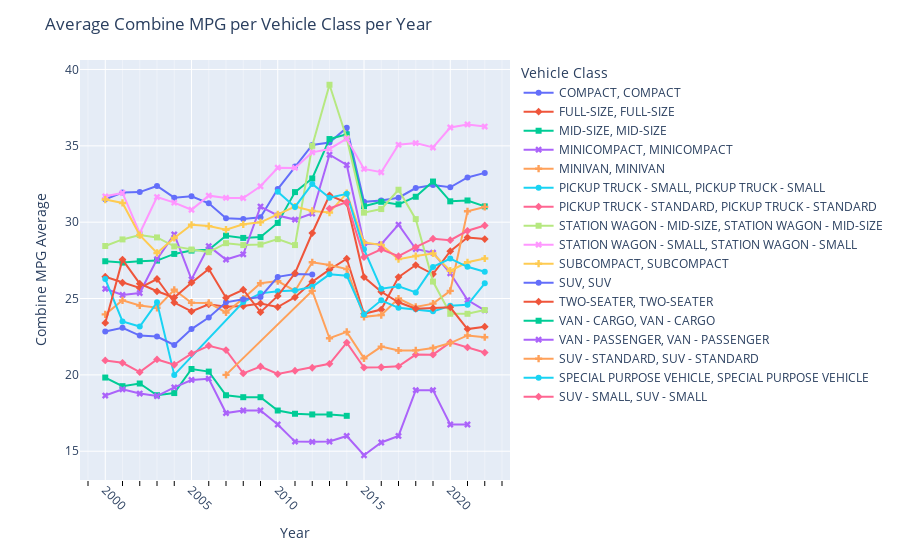

This figure's notebook cell:
### Code cell
Year = [x[0] for x in data_to_display.index]
CombineMPG = data_to_display['COMB (mpg)']['mean'].values.tolist()
VehicleClass = [x[1] for x in data_to_display.index]


fig = px.line(x=Year,
              y=CombineMPG, 
              symbol=VehicleClass,
              color=VehicleClass,
              markers=True
              )

fig.update_layout(title='Average Combine MPG per Vehicle Class per Year',
                  xaxis_title='Year',
                  yaxis_title='Combine MPG Average',
                  legend_title='Vehicle Class'
                  )
#fig.update_xaxes(tickvals=Year, tickangle=45)
fig.update_xaxes(tickangle=45,minor=dict(ticklen=5, tickcolor="black", showgrid=True))
                 
fig.show()

### Figure 1 — Plotly figure (JSON) as saved in the notebook; plotly's stock layout.template omitted (floating-point values rounded to 4 significant figures)
{"data": [{"hovertemplate": "color=COMPACT<br>symbol=COMPACT<br>x=%{x}<br>y=%{y}<extra></extra>", "legendgroup": "COMPACT, COMPACT", "line": {"color": "#636efa", "dash": "solid"}, "marker": {"symbol": "circle"}, "mode": "markers+lines", "name": "COMPACT, COMPACT", "orientation": "v", "showlegend": true, "type": "scatter", "x": [2000, 2001, 2002, 2003, 2004, 2005, 2006, 2007, 2008, 2009, 2010, 2011, 2012, 2013, 2014, 2015, 2016, 2017, 2018, 2019, 2020, 2021, 2022], "xaxis": "x", "y": [31.5, 31.94, 31.97, 32.37, 31.6, 31.7, 31.23, 30.25, 30.2, 30.33, 32.17, 33.65, 35.06, 35.21, 36.19, 31.33, 31.41, 31.6, 32.24, 32.43, 32.29, 32.93, 33.23], "yaxis": "y"}, {"hovertemplate": "color=FULL-SIZE<br>symbol=FULL-SIZE<br>x=%{x}<br>y=%{y}<extra></extra>", "legendgroup": "FULL-SIZE, FULL-SIZE", "line": {"color": "#EF553B", "dash": "solid"}, "marker": {"symbol": "diamond"}, "mode": "markers+lines", "name": "FULL-SIZE, FULL-SIZE", "orientation": "v", "showlegend": true, "type": "scatter", "x": [2000, 2001, 2002, 2003, 2004, 2005, 2006, 2007, 2008, 2009, 2010, 2011, 2012, 2013, 2014, 2015, 2016, 2017, 2018, 2019, 2020, 2021, 2022], "xaxis": "x", "y": [26.43, 26.03, 25.69, 26.28, 24.74, 24.16, 24.62, 24.46, 24.51, 24.68, 24.44, 25.08, 26.1, 26.89, 27.61, 24, 24.28, 26.4, 27.19, 26.6, 28.1, 29, 28.89], "yaxis": "y"}, {"hovertemplate": "color=MID-SIZE<br>symbol=MID-SIZE<br>x=%{x}<br>y=%{y}<extra></extra>", "legendgroup": "MID-SIZE, MID-SIZE", "line": {"color": "#00cc96", "dash": "solid"}, "marker": {"symbol": "square"}, "mode": "markers+lines", "name": "MID-SIZE, MID-SIZE", "orientation": "v", "showlegend": true, "type": "scatter", "x": [2000, 2001, 2002, 2003, 2004, 2005, 2006, 2007, 2008, 2009, 2010, 2011, 2012, 2013, 2014, 2015, 2016, 2017, 2018, 2019, 2020, 2021, 2022], "xaxis": "x", "y": [27.44, 27.35, 27.44, 27.48, 27.92, 28.14, 28.19, 29.12, 28.97, 29.02, 29.95, 31.97, 32.86, 35.44, 35.75, 31.04, 31.34, 31.17, 31.66, 32.66, 31.37, 31.42, 31.03], "yaxis": "y"}, {"hovertemplate": "color=MINICOMPACT<br>symbol=MINICOMPACT<br>x=%{x}<br>y=%{y}<extra></extra>", "legendgroup": "MINICOMPACT, MINICOMPACT", "line": {"color": "#ab63fa", "dash": "solid"}, "marker": {"symbol": "x"}, "mode": "markers+lines", "name": "MINICOMPACT, MINICOMPACT", "orientation": "v", "showlegend": true, "type": "scatter", "x": [2000, 2001, 2002, 2003, 2004, 2005, 2006, 2007, 2008, 2009, 2010, 2011, 2012, 2013, 2014, 2015, 2016, 2017, 2018, 2019, 2020, 2021, 2022], "xaxis": "x", "y": [25.64, 25.24, 25.36, 27.58, 29.2, 26.26, 28.43, 27.55, 27.9, 31.02, 30.44, 30.17, 30.57, 34.42, 33.74, 28.59, 28.56, 29.84, 28.25, 28, 26.65, 24.9, 24.22], "yaxis": "y"}, {"hovertemplate": "color=MINIVAN<br>symbol=MINIVAN<br>x=%{x}<br>y=%{y}<extra></extra>", "legendgroup": "MINIVAN, MINIVAN", "line": {"color": "#FFA15A", "dash": "solid"}, "marker": {"symbol": "cross"}, "mode": "markers+lines", "name": "MINIVAN, MINIVAN", "orientation": "v", "showlegend": true, "type": "scatter", "x": [2000, 2001, 2002, 2003, 2004, 2005, 2006, 2007, 2008, 2009, 2010, 2011, 2012, 2013, 2014, 2015, 2016, 2017, 2018, 2019, 2020, 2021, 2022], "xaxis": "x", "y": [23.96, 24.88, 24.55, 24.39, 25.57, 24.73, 24.71, 24.09, 25, 26, 26.14, 25.5, 27.38, 27.2, 26.93, 23.8, 23.92, 25, 24.45, 24.67, 25.5, 30.71, 31], "yaxis": "y"}, {"hovertemplate": "color=PICKUP TRUCK - SMALL<br>symbol=PICKUP TRUCK - SMALL<br>x=%{x}<br>y=%{y}<extra></extra>", "legendgroup": "PICKUP TRUCK - SMALL, PICKUP TRUCK - SMALL", "line": {"color": "#19d3f3", "dash": "solid"}, "marker": {"symbol": "circle"}, "mode": "markers+lines", "name": "PICKUP TRUCK - SMALL, PICKUP TRUCK - SMALL", "orientation": "v", "showlegend": true, "type": "scatter", "x": [2000, 2001, 2002, 2003, 2004, 2008, 2009, 2010, 2011, 2012, 2013, 2014, 2015, 2016, 2017, 2018, 2019, 2020, 2021, 2022], "xaxis": "x", "y": [26.27, 23.5, 23.17, 24.75, 20, 24.77, 25.34, 25.48, 25.53, 25.77, 26.58, 26.5, 23.95, 24.88, 24.39, 24.3, 24.16, 24.53, 24.59, 26], "yaxis": "y"}, {"hovertemplate": "color=PICKUP TRUCK - STANDARD<br>symbol=PICKUP TRUCK - STANDARD<br>x=%{x}<br>y=%{y}<extra></extra>", "legendgroup": "PICKUP TRUCK - STANDARD, PICKUP TRUCK - STANDARD", "line": {"color": "#FF6692", "dash": "solid"}, "marker": {"symbol": "diamond"}, "mode": "markers+lines", "name": "PICKUP TRUCK - STANDARD, PICKUP TRUCK - STANDARD", "orientation": "v", "showlegend": true, "type": "scatter", "x": [2000, 2001, 2002, 2003, 2004, 2005, 2006, 2007, 2008, 2009, 2010, 2011, 2012, 2013, 2014, 2015, 2016, 2017, 2018, 2019, 2020, 2021, 2022], "xaxis": "x", "y": [20.95, 20.79, 20.18, 21.01, 20.66, 21.39, 21.91, 21.62, 20.1, 20.55, 20.05, 20.27, 20.47, 20.73, 22.11, 20.48, 20.5, 20.56, 21.33, 21.32, 22.13, 21.8, 21.46], "yaxis": "y"}, {"hovertemplate": "color=STATION WAGON - MID-SIZE<br>symbol=STATION WAGON - MID-SIZE<br>x=%{x}<br>y=%{y}<extra></extra>", "legendgroup": "STATION WAGON - MID-SIZE, STATION WAGON - MID-SIZE", "line": {"color": "#B6E880", "dash": "solid"}, "marker": {"symbol": "square"}, "mode": "markers+lines", "name": "STATION WAGON - MID-SIZE, STATION WAGON - MID-SIZE", "orientation": "v", "showlegend": true, "type": "scatter", "x": [2000, 2001, 2002, 2003, 2004, 2005, 2006, 2007, 2008, 2009, 2010, 2011, 2012, 2013, 2014, 2015, 2016, 2017, 2018, 2019, 2020, 2021, 2022], "xaxis": "x", "y": [28.44, 28.87, 29.16, 29, 28.41, 28.21, 28.04, 28.62, 28.5, 28.54, 28.89, 28.5, 35, 39, 35.5, 30.62, 30.86, 32.12, 30.2, 26.11, 24, 24, 24.25], "yaxis": "y"}, {"hovertemplate": "color=STATION WAGON - SMALL<br>symbol=STATION WAGON - SMALL<br>x=%{x}<br>y=%{y}<extra></extra>", "legendgroup": "STATION WAGON - SMALL, STATION WAGON - SMALL", "line": {"color": "#FF97FF", "dash": "solid"}, "marker": {"symbol": "x"}, "mode": "markers+lines", "name": "STATION WAGON - SMALL, STATION WAGON - SMALL", "orientation": "v", "showlegend": true, "type": "scatter", "x": [2000, 2001, 2002, 2003, 2004, 2005, 2006, 2007, 2008, 2009, 2010, 2011, 2012, 2013, 2014, 2015, 2016, 2017, 2018, 2019, 2020, 2021, 2022], "xaxis": "x", "y": [31.69, 31.92, 29.28, 31.64, 31.28, 30.81, 31.74, 31.59, 31.58, 32.35, 33.57, 33.55, 34.57, 34.8, 35.47, 33.49, 33.27, 35.07, 35.18, 34.89, 36.2, 36.4, 36.26], "yaxis": "y"}, {"hovertemplate": "color=SUBCOMPACT<br>symbol=SUBCOMPACT<br>x=%{x}<br>y=%{y}<extra></extra>", "legendgroup": "SUBCOMPACT, SUBCOMPACT", "line": {"color": "#FECB52", "dash": "solid"}, "marker": {"symbol": "cross"}, "mode": "markers+lines", "name": "SUBCOMPACT, SUBCOMPACT", "orientation": "v", "showlegend": true, "type": "scatter", "x": [2000, 2001, 2002, 2003, 2004, 2005, 2006, 2007, 2008, 2009, 2010, 2011, 2012, 2013, 2014, 2015, 2016, 2017, 2018, 2019, 2020, 2021, 2022], "xaxis": "x", "y": [31.48, 31.26, 29.15, 27.98, 28.97, 29.83, 29.74, 29.51, 29.86, 29.99, 30.51, 31.02, 30.74, 30.63, 31.9, 28.66, 28.51, 27.58, 27.78, 27.95, 26.82, 27.37, 27.62], "yaxis": "y"}, {"hovertemplate": "color=SUV<br>symbol=SUV<br>x=%{x}<br>y=%{y}<extra></extra>", "legendgroup": "SUV, SUV", "line": {"color": "#636efa", "dash": "solid"}, "marker": {"symbol": "circle"}, "mode": "markers+lines", "name": "SUV, SUV", "orientation": "v", "showlegend": true, "type": "scatter", "x": [2000, 2001, 2002, 2003, 2004, 2005, 2006, 2007, 2008, 2009, 2010, 2011, 2012], "xaxis": "x", "y": [22.85, 23.08, 22.57, 22.51, 21.96, 23, 23.76, 24.75, 24.96, 25.1, 26.42, 26.6, 26.58], "yaxis": "y"}, {"hovertemplate": "color=TWO-SEATER<br>symbol=TWO-SEATER<br>x=%{x}<br>y=%{y}<extra></extra>", "legendgroup": "TWO-SEATER, TWO-SEATER", "line": {"color": "#EF553B", "dash": "solid"}, "marker": {"symbol": "diamond"}, "mode": "markers+lines", "name": "TWO-SEATER, TWO-SEATER", "orientation": "v", "showlegend": true, "type": "scatter", "x": [2000, 2001, 2002, 2003, 2004, 2005, 2006, 2007, 2008, 2009, 2010, 2011, 2012, 2013, 2014, 2015, 2016, 2017, 2018, 2019, 2020, 2021, 2022], "xaxis": "x", "y": [23.4, 27.55, 25.97, 25.48, 25.07, 26.04, 26.94, 25.05, 25.58, 24.11, 25.17, 26.66, 29.29, 31.76, 31.27, 26.4, 25.44, 24.75, 24.33, 24.37, 24.42, 23, 23.16], "yaxis": "y"}, {"hovertemplate": "color=VAN - CARGO<br>symbol=VAN - CARGO<br>x=%{x}<br>y=%{y}<extra></extra>", "legendgroup": "VAN - CARGO, VAN - CARGO", "line": {"color": "#00cc96", "dash": "solid"}, "marker": {"symbol": "square"}, "mode": "markers+lines", "name": "VAN - CARGO, VAN - CARGO", "orientation": "v", "showlegend": true, "type": "scatter", "x": [2000, 2001, 2002, 2003, 2004, 2005, 2006, 2007, 2008, 2009, 2010, 2011, 2012, 2013, 2014], "xaxis": "x", "y": [19.83, 19.26, 19.43, 18.67, 18.81, 20.38, 20.21, 18.67, 18.54, 18.54, 17.67, 17.45, 17.41, 17.41, 17.32], "yaxis": "y"}, {"hovertemplate": "color=VAN - PASSENGER<br>symbol=VAN - PASSENGER<br>x=%{x}<br>y=%{y}<extra></extra>", "legendgroup": "VAN - PASSENGER, VAN - PASSENGER", "line": {"color": "#ab63fa", "dash": "solid"}, "marker": {"symbol": "x"}, "mode": "markers+lines", "name": "VAN - PASSENGER, VAN - PASSENGER", "orientation": "v", "showlegend": true, "type": "scatter", "x": [2000, 2001, 2002, 2003, 2004, 2005, 2006, 2007, 2008, 2009, 2010, 2011, 2012, 2013, 2014, 2015, 2016, 2017, 2018, 2019, 2020, 2021], "xaxis": "x", "y": [18.65, 19.06, 18.78, 18.62, 19.18, 19.67, 19.75, 17.5, 17.67, 17.67, 16.75, 15.63, 15.61, 15.63, 16, 14.74, 15.57, 16, 19, 19, 16.75, 16.75], "yaxis": "y"}, {"hovertemplate": "color=SUV - STANDARD<br>symbol=SUV - STANDARD<br>x=%{x}<br>y=%{y}<extra></extra>", "legendgroup": "SUV - STANDARD, SUV - STANDARD", "line": {"color": "#FFA15A", "dash": "solid"}, "marker": {"symbol": "cross"}, "mode": "markers+lines", "name": "SUV - STANDARD, SUV - STANDARD", "orientation": "v", "showlegend": true, "type": "scatter", "x": [2007, 2012, 2013, 2014, 2015, 2016, 2017, 2018, 2019, 2020, 2021, 2022], "xaxis": "x", "y": [20, 25.5, 22.4, 22.81, 21.08, 21.85, 21.6, 21.6, 21.76, 22.08, 22.58, 22.46], "yaxis": "y"}, {"hovertemplate": "color=SPECIAL PURPOSE VEHICLE<br>symbol=SPECIAL PURPOSE VEHICLE<br>x=%{x}<br>y=%{y}<extra></extra>", "legendgroup": "SPECIAL PURPOSE VEHICLE, SPECIAL PURPOSE VEHICLE", "line": {"color": "#19d3f3", "dash": "solid"}, "marker": {"symbol": "circle"}, "mode": "markers+lines", "name": "SPECIAL PURPOSE VEHICLE, SPECIAL PURPOSE VEHICLE", "orientation": "v", "showlegend": true, "type": "scatter", "x": [2010, 2011, 2012, 2013, 2014, 2015, 2016, 2017, 2018, 2019, 2020, 2021, 2022], "xaxis": "x", "y": [32, 31, 32.5, 31.6, 31.86, 28.22, 25.65, 25.8, 25.4, 27.07, 27.62, 27.08, 26.75], "yaxis": "y"}, {"hovertemplate": "color=SUV - SMALL<br>symbol=SUV - SMALL<br>x=%{x}<br>y=%{y}<extra></extra>", "legendgroup": "SUV - SMALL, SUV - SMALL", "line": {"color": "#FF6692", "dash": "solid"}, "marker": {"symbol": "diamond"}, "mode": "markers+lines", "name": "SUV - SMALL, SUV - SMALL", "orientation": "v", "showlegend": true, "type": "scatter", "x": [2013, 2014, 2015, 2016, 2017, 2018, 2019, 2020, 2021, 2022], "xaxis": "x", "y": [30.89, 31.32, 27.71, 28.23, 27.78, 28.37, 28.91, 28.82, 29.44, 29.78], "yaxis": "y"}], "layout": {"legend": {"title": {"text": "Vehicle Class"}, "tracegroupgap": 0}, "margin": {"t": 60}, "title": {"text": "Average Combine MPG per Vehicle Class per Year"}, "xaxis": {"anchor": "y", "domain": [0, 1], "minor": {"showgrid": true, "tickcolor": "black", "ticklen": 5}, "tickangle": 45, "title": {"text": "Year"}}, "yaxis": {"anchor": "x", "domain": [0, 1], "title": {"text": "Combine MPG Average"}}}}
